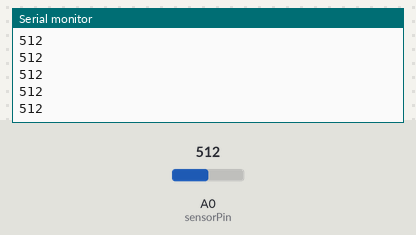
Bench run of a sketch on a simulated Arduino Uno, built with avr-gcc and run on an emulated ATmega328P. On the bench: the last lines printed to the serial monitor. The test bench sets the inputs (shaded band); at power-on: A0 (sensorPin) = 512.

Above: at 1.2 s.
1.3 s: A0 (sensorPin) set to 716
At 2.2 s:
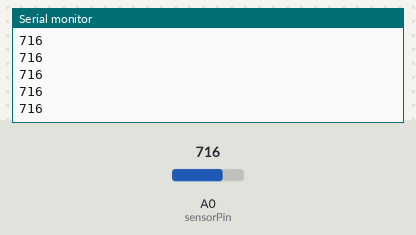
2.8 s: A0 (sensorPin) set to 900
At 3.8 s:
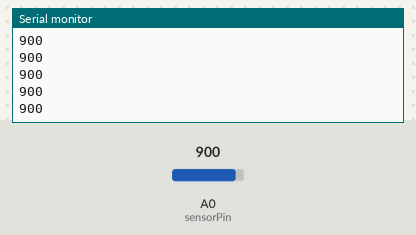
Timing chart, 0 to 5.8 s (numbered marks = the images above; inputs shaded):
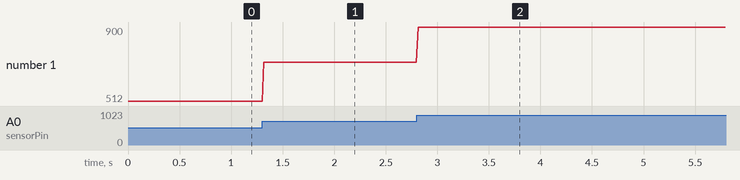

The sketch:

5.ino
```cpp
const int sensorPin = A0;


void setup() {
  Serial.begin(9600);
}

void loop() {
 int val;
 val = analogRead(sensorPin);
 Serial.println(val);
 delay(15);
}
```

Measured:
- after the input at 1.3 s, the serial monitor: prints a new line at once (image 1)
- after the input at 2.8 s, the serial monitor: prints a new line at once (image 2)
- plotted number 1: 512 → 716 after the input at 1.3 s, 716 → 900 after the input at 2.8 s
